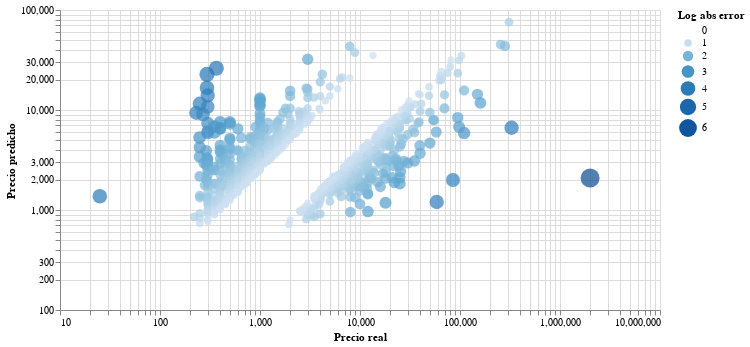

This figure's notebook cell:
### Code cell
alt.Chart(top1000errors).mark_circle(size=30).encode(
    x=alt.X('Precio real:Q',     scale=alt.Scale(type='log')),
    y=alt.Y('Precio predicho:Q', scale=alt.Scale(type='log')),
    color=alt.Color("Log abs error", scale=alt.Scale(scheme='blues', type='log')),
    #color="Tiempo_dias",
    size="Log abs error",
    tooltip=['Marca', 'Modelo', "Ano", "Kms", "Provincia", 'Precio real', 'Precio predicho']
).properties(
    width=600,
    height=300
).interactive()

#df   = pd.DataFrame({'x': [0,10000], 'y': [0,10000]})
#iden = alt.Chart(df).mark_line().encode(x='x',y='y')
#iden.transform_regression('Precio real', 'Precio predicho').mark_line()
#chart + iden.mark_line()
#iden + chart
#alt.layer(chart, iden)

### Figure 1 — Vega-Lite specification as saved in the notebook (floating-point values rounded to 4 significant figures; data arrays with more than 128 entries replaced by an {"elided": "..."} marker saying what was removed)
{"config": {"view": {"continuousWidth": 400, "continuousHeight": 300}}, "data": {"name": "data-0eb979184363daefacf4291a182da5b1"}, "mark": {"type": "circle", "size": 30}, "encoding": {"color": {"type": "quantitative", "field": "Log abs error", "scale": {"scheme": "blues", "type": "log"}}, "size": {"type": "quantitative", "field": "Log abs error"}, "tooltip": [{"type": "nominal", "field": "Marca"}, {"type": "nominal", "field": "Modelo"}, {"type": "quantitative", "field": "Ano"}, {"type": "quantitative", "field": "Kms"}, {"type": "nominal", "field": "Provincia"}, {"type": "quantitative", "field": "Precio real"}, {"type": "quantitative", "field": "Precio predicho"}], "x": {"type": "quantitative", "field": "Precio real", "scale": {"type": "log"}}, "y": {"type": "quantitative", "field": "Precio predicho", "scale": {"type": "log"}}}, "height": 300, "selection": {"selector066": {"type": "interval", "bind": "scales", "encodings": ["x", "y"]}}, "width": 600, "$schema": "https://vega.github.io/schema/vega-lite/v4.0.2.json", "datasets": {"data-0eb979184363daefacf4291a182da5b1": {"elided": "1000 records"}}}
